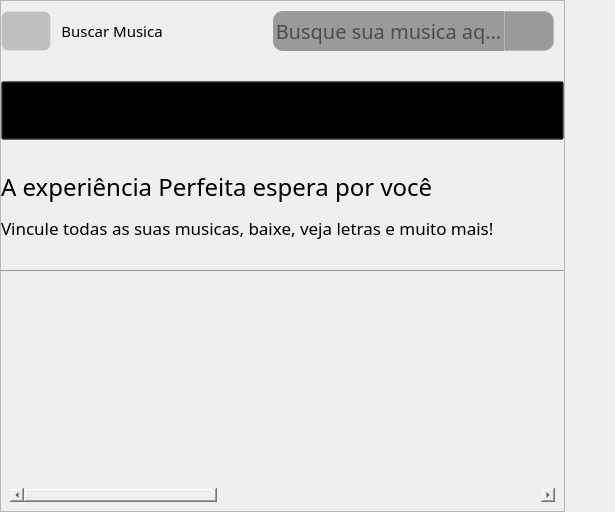
                      <widget class="QWidget" name="adssPage1">
                       <layout class="QHBoxLayout" name="horizontalLayout_6">
                        <property name="spacing">
                         <number>0</number>
                        </property>
                        <property name="leftMargin">
                         <number>0</number>
                        </property>
                        <property name="topMargin">
                         <number>0</number>
                        </property>
                        <property name="rightMargin">
                         <number>50</number>
                        </property>
                        <property name="bottomMargin">
                         <number>0</number>
                        </property>
                        <item>
                         <widget class="QFrame" name="ads_esquerda">
                          <property name="minimumSize">
                           <size>
                            <width>565</width>
                            <height>34</height>
                           </size>
                          </property>
                          <property name="maximumSize">
                           <size>
                            <width>16777215</width>
                            <height>16777215</height>
                           </size>
                          </property>
                          <property name="styleSheet">
                           <string notr="true"/>
                          </property>
                          <property name="frameShape">
                           <enum>QFrame::StyledPanel</enum>
                          </property>
                          <property name="frameShadow">
                           <enum>QFrame::Raised</enum>
                          </property>
                          <layout class="QVBoxLayout" name="verticalLayout_7">
                           <property name="spacing">
                            <number>30</number>
                           </property>
                           <property name="leftMargin">
                            <number>0</number>
                           </property>
                           <property name="topMargin">
                            <number>10</number>
                           </property>
                           <property name="rightMargin">
                            <number>0</number>
                           </property>
                           <property name="bottomMargin">
                            <number>0</number>
                           </property>
                           <item>
                            <widget class="QFrame" name="search_frame">
                             <property name="minimumSize">
                              <size>
                               <width>0</width>
                               <height>0</height>
                              </size>
                             </property>
                             <property name="maximumSize">
                              <size>
                               <width>16777215</width>
                               <height>60</height>
                              </size>
                             </property>
                             <property name="styleSheet">
                              <string notr="true">background-color: rgba(0, 0, 0,0);
border-radius:5px;</string>
                             </property>
                             <property name="frameShape">
                              <enum>QFrame::StyledPanel</enum>
                             </property>
                             <property name="frameShadow">
                              <enum>QFrame::Raised</enum>
                             </property>
                             <layout class="QHBoxLayout" name="horizontalLayout_14">
                              <property name="spacing">
                               <number>10</number>
                              </property>
                              <property name="leftMargin">
                               <number>0</number>
                              </property>
                              <property name="topMargin">
                               <number>0</number>
                              </property>
                              <property name="rightMargin">
                               <number>10</number>
                              </property>
                              <property name="bottomMargin">
                               <number>0</number>
                              </property>
                              <item>
                               <widget class="QPushButton" name="back_content">
                                <property name="minimumSize">
                                 <size>
                                  <width>50</width>
                                  <height>0</height>
                                 </size>
                                </property>
                                <property name="maximumSize">
                                 <size>
                                  <width>50</width>
                                  <height>50</height>
                                 </size>
                                </property>
                                <property name="styleSheet">
                                 <string notr="true">

QPushButton{
	

	border-radius:10px;



	
background-color: rgba(0, 0, 0,50);

border: 1px solid rgba(255,255,255,30);
border-radius:7px;
}

QPushButton:hover{
	
	
background-color:rgba(255,255,255,30);
}

QPushButton:pressed{
	
	
background-color:rgba(255,255,255,70);

}</string>
                                </property>
                                <property name="text">
                                 <string/>
                                </property>
                                <property name="icon">
                                 <iconset resource="src/qrc.qrc">
                                  <normaloff>:/btn/image/next.png</normaloff>:/btn/image/next.png</iconset>
                                </property>
                                <property name="iconSize">
                                 <size>
                                  <width>30</width>
                                  <height>30</height>
                                 </size>
                                </property>
                               </widget>
                              </item>
                              <item>
                               <widget class="QLabel" name="label_5">
                                <property name="font">
                                 <font>
                                  <family>Bahnschrift Light SemiCondensed</family>
                                  <pointsize>11</pointsize>
                                 </font>
                                </property>
                                <property name="styleSheet">
                                 <string notr="true">background-color:rgba(255,255,255,0);

border-left:0px;
border-top:0px;
border-right:0px;

border-radius:0px;</string>
                                </property>
                                <property name="text">
                                 <string>Buscar Musica</string>
                                </property>
                                <property name="alignment">
                                 <set>Qt::AlignCenter</set>
                                </property>
                               </widget>
                              </item>
                              <item>
                               <spacer name="horizontalSpacer_6">
                                <property name="orientation">
                                 <enum>Qt::Horizontal</enum>
                                </property>
                                <property name="sizeType">
                                 <enum>QSizePolicy::Maximum</enum>
                                </property>
                                <property name="sizeHint" stdset="0">
                                 <size>
                                  <width>100</width>
                                  <height>20</height>
                                 </size>
                                </property>
                               </spacer>
                              </item>
                              <item>
                               <widget class="QFrame" name="group_frame_seachr">
                                <property name="minimumSize">
                                 <size>
                                  <width>0</width>
                                  <height>0</height>
                                 </size>
                                </property>
                                <property name="maximumSize">
                                 <size>
                                  <width>600</width>
                                  <height>16777215</height>
                                 </size>
                                </property>
                                <property name="styleSheet">
                                 <string notr="true">background-color: rgba(0, 0, 0,50);
border-radius:10px;</string>
                                </property>
                                <property name="frameShape">
                                 <enum>QFrame::StyledPanel</enum>
                                </property>
                                <property name="frameShadow">
                                 <enum>QFrame::Raised</enum>
                                </property>
                                <layout class="QHBoxLayout" name="horizontalLayout_11">
                                 <property name="spacing">
                                  <number>0</number>
                                 </property>
                                 <property name="leftMargin">
                                  <number>0</number>
                                 </property>
                                 <property name="topMargin">
                                  <number>0</number>
                                 </property>
                                 <property name="rightMargin">
                                  <number>0</number>
                                 </property>
                                 <property name="bottomMargin">
                                  <number>0</number>
                                 </property>
                                 <item>
                                  <widget class="QLineEdit" name="lineEdit">
                                   <property name="minimumSize">
                                    <size>
                                     <width>0</width>
                                     <height>40</height>
                                    </size>
                                   </property>
                                   <property name="font">
                                    <font>
                                     <family>Bahnschrift SemiLight Condensed</family>
                                     <pointsize>15</pointsize>
                                    </font>
                                   </property>
                                   <property name="styleSheet">
                                    <string notr="true">border-bottom-left-radius:10;
border-bottom-right-radius:0;
border-top-left-radius:10;
border-top-right-radius:0;</string>
                                   </property>
                                   <property name="alignment">
                                    <set>Qt::AlignCenter</set>
                                   </property>
                                   <property name="placeholderText">
                                    <string>Busque sua musica aqui</string>
                                   </property>
                                   <property name="clearButtonEnabled">
                                    <bool>true</bool>
                                   </property>
                                  </widget>
                                 </item>
                                 <item>
                                  <widget class="QPushButton" name="btn_procurar">
                                   <property name="minimumSize">
                                    <size>
                                     <width>50</width>
                                     <height>0</height>
                                    </size>
                                   </property>
                                   <property name="maximumSize">
                                    <size>
                                     <width>16777215</width>
                                     <height>50</height>
                                    </size>
                                   </property>
                                   <property name="font">
                                    <font>
                                     <family>Bahnschrift Light SemiCondensed</family>
                                     <pointsize>13</pointsize>
                                    </font>
                                   </property>
                                   <property name="styleSheet">
                                    <string notr="true">

QPushButton{
	
border-bottom-left-radius:0;
border-bottom-right-radius:10;
border-top-left-radius:0;
border-top-right-radius:10;

border: 1px solid rgba(255,255,255,30);

}

QPushButton:hover{
	
	
background-color:rgba(255,255,255,30);
}

QPushButton:pressed{
	
	
background-color:rgba(255,255,255,70);

}</string>
                                   </property>
                                   <property name="text">
                                    <string/>
                                   </property>
                                   <property name="icon">
                                    <iconset resource="src/qrc.qrc">
                                     <normaloff>:/btn/image/pesquisar.png</normaloff>:/btn/image/pesquisar.png</iconset>
                                   </property>
                                  </widget>
                                 </item>
                                </layout>
                               </widget>
                              </item>
                             </layout>
                            </widget>
                           </item>
                           <item>
                            <widget class="QPushButton" name="pushButton_6">
                             <property name="minimumSize">
                              <size>
                               <width>50</width>
                               <height>0</height>
                              </size>
                             </property>
                             <property name="maximumSize">
                              <size>
                               <width>16777215</width>
                               <height>16777215</height>
                              </size>
                             </property>
                             <property name="font">
                              <font>
                               <family>Bahnschrift Light SemiCondensed</family>
                               <pointsize>14</pointsize>
                               <weight>50</weight>
                               <italic>false</italic>
                               <bold>false</bold>
                              </font>
                             </property>
                             <property name="cursor">
                              <cursorShape>PointingHandCursor</cursorShape>
                             </property>
                             <property name="focusPolicy">
                              <enum>Qt::ClickFocus</enum>
                             </property>
                             <property name="layoutDirection">
                              <enum>Qt::RightToLeft</enum>
                             </property>
                             <property name="styleSheet">
                              <string notr="true">



QPushButton{




	padding:15px;
	border-bottom: 1px solid rgba(0, 0, 0,70);
	
background-color: rgba(0, 0, 0, 40); 
	 text-align: left;

}

QPushButton:hover{
	
	
background-color: rgba(0, 0, 0, 40); 

}

QPushButton:pressed{
	
font:  14pt &quot;Microsoft YaHei&quot;;
background-color: rgba(0, 0, 0, 75); 

}</string>
                             </property>
                             <property name="text">
                              <string>Busca</string>
                             </property>
                             <property name="icon">
                              <iconset resource="src/qrc.qrc">
                               <normaloff>:/btn/image/menu-busca.png</normaloff>:/btn/image/menu-busca.png</iconset>
                             </property>
                             <property name="iconSize">
                              <size>
                               <width>30</width>
                               <height>30</height>
                              </size>
                             </property>
                            </widget>
                           </item>
                           <item>
                            <widget class="QLabel" name="boasvindas_2">
                             <property name="minimumSize">
                              <size>
                               <width>50</width>
                               <height>0</height>
                              </size>
                             </property>
                             <property name="maximumSize">
                              <size>
                               <width>16777215</width>
                               <height>154</height>
                              </size>
                             </property>
                             <property name="font">
                              <font>
                               <family>Bahnschrift Light SemiCondensed</family>
                               <pointsize>12</pointsize>
                              </font>
                             </property>
                             <property name="styleSheet">
                              <string notr="true"/>
                             </property>
                             <property name="text">
                              <string>&lt;html&gt;&lt;head/&gt;&lt;body&gt;&lt;p&gt;&lt;span style=&quot; font-size:18pt; color:#000000;&quot;&gt;A experiência Perfeita espera por você &lt;/span&gt;&lt;/p&gt;&lt;p&gt;&lt;span style=&quot; font-size:13pt; color:#000000;&quot;&gt;Vincule todas as suas musicas, baixe, veja letras e muito mais!&lt;/span&gt;&lt;/p&gt;&lt;/body&gt;&lt;/html&gt;</string>
                             </property>
                            </widget>
                           </item>
                           <item>
                            <widget class="Line" name="line_2">
                             <property name="maximumSize">
                              <size>
                               <width>16777215</width>
                               <height>1</height>
                              </size>
                             </property>
                             <property name="styleSheet">
                              <string notr="true">background-color: rgba(0,0,0,50);</string>
                             </property>
                             <property name="orientation">
                              <enum>Qt::Horizontal</enum>
                             </property>
                            </widget>
                           </item>
                           <item>
                            <widget class="QFrame" name="menu_frame">
                             <property name="minimumSize">
                              <size>
                               <width>0</width>
                               <height>0</height>
                              </size>
                             </property>
                             <property name="maximumSize">
                              <size>
                               <width>16777215</width>
                               <height>16777215</height>
                              </size>
                             </property>
                             <property name="styleSheet">
                              <string notr="true">background-color: rgba(255, 255, 255,0);
border: 0px;
border-radius:5px;</string>
                             </property>
                             <property name="frameShape">
                              <enum>QFrame::StyledPanel</enum>
                             </property>
                             <property name="frameShadow">
                              <enum>QFrame::Raised</enum>
                             </property>
                             <layout class="QVBoxLayout" name="verticalLayout_10">
                              <item>
                               <widget class="QTableWidget" name="tableWidget">
                                <property name="font">
                                 <font>
                                  <family>Bahnschrift Light SemiCondensed</family>
                                  <pointsize>12</pointsize>
                                 </font>
                                </property>
                                <property name="focusPolicy">
                                 <enum>Qt::NoFocus</enum>
                                </property>
                                <property name="styleSheet">
                                 <string notr="true">QWidget { color: rgb(0, 0, 0); border-radius:0px; } QHeaderView::section { background-color: rgb(53, 53, 53); border:none; width:45px; height: 50px; border-radius:0px; } QTableWidget { gridline-color: #fffff8; border-radius:0px; border-radius:0px; } QTableWidget QTableCornerButton::section { background-color: #646464; border-radius:0px; } QTableView:item { border-bottom: 0.5px solid qlineargradient(spread:pad, x1:0, y1:1, x2:0, y2:0, stop:0 rgba(0, 0, 0, 0), stop:0.45677 rgba(0, 0, 0, 0), stop:0.479846 rgba(255, 255, 255, 255), stop:0.50571 rgba(239, 236, 55, 0), stop:1 rgba(239, 236, 55, 0)); border-radius:0px; } QTableView::item:selected{ background-color:rgba(255, 255, 255,30); color: rgb(255, 255, 255); border-radis:10px; }
QScrollBar:horizontal { border: 1px solid #2A2929; background: #2A2929; height: 7px; margin: 0px 21px 0 21px; } QScrollBar::handle:horizontal { background: #646464; min-width: 5px; } 
QScrollBar::add-line:horizontal { border: 1px solid #2A2929; background: #2A2929; width: 20px; subcontrol-position: right; subcontrol-origin: margin; } 
QScrollBar::sub-line:horizontal { border: 1px solid #2A2929; background: #2A2929; width: 20px; subcontrol-position: left; subcontrol-origin: margin; }
QScrollBar::add-page:horizontal, QScrollBar::sub-page:horizontal { background: none; }
 QScrollBar:vertical {
	border: none;
    background: rgb(45, 45, 68);
    width: 5px;
    margin: 15px 0 15px 0;
	border-radius: 0px;
 }

/*  HANDLE BAR VERTICAL */
QScrollBar::handle:vertical {	
	background-color: rgb(80, 80, 122);
	min-height: 30px;
	border-radius: 7px;
}
QScrollBar::handle:vertical:hover{	
	background-color: rgb(255, 0, 127);
}
QScrollBar::handle:vertical:pressed {	
	background-color: rgb(185, 0, 92);
}

/* BTN TOP - SCROLLBAR */
QScrollBar::sub-line:vertical {
	border: none;
	background-color: rgb(59, 59, 90);
	height: 15px;
	border-top-left-radius: 7px;
	border-top-right-radius: 7px;
	subcontrol-position: top;
	subcontrol-origin: margin;
}
QScrollBar::sub-line:vertical:hover {	
	background-color: rgb(255, 0, 127);
}
QScrollBar::sub-line:vertical:pressed {	
	background-color: rgb(185, 0, 92);
}

/* BTN BOTTOM - SCROLLBAR */
QScrollBar::add-line:vertical {
	border: none;
	background-color: rgb(59, 59, 90);
	height: 15px;
	border-bottom-left-radius: 7px;
	border-bottom-right-radius: 7px;
	subcontrol-position: bottom;
	subcontrol-origin: margin;
}
QScrollBar::add-line:vertical:hover {	
	background-color: rgb(255, 0, 127);
}
QScrollBar::add-line:vertical:pressed {	
	background-color: rgb(185, 0, 92);
}

/* RESET ARROW */
QScrollBar::up-arrow:vertical, QScrollBar::down-arrow:vertical {
	background: none;
}
QScrollBar::add-page:vertical, QScrollBar::sub-page:vertical {
	background: none;
}</string>
                                </property>
                                <property name="selectionBehavior">
                                 <enum>QAbstractItemView::SelectRows</enum>
                                </property>
                                <property name="showGrid">
                                 <bool>false</bool>
                                </property>
                                <property name="sortingEnabled">
                                 <bool>false</bool>
                                </property>
                                <attribute name="horizontalHeaderVisible">
                                 <bool>false</bool>
                                </attribute>
                                <attribute name="horizontalHeaderCascadingSectionResizes">
                                 <bool>false</bool>
                                </attribute>
                                <attribute name="horizontalHeaderDefaultSectionSize">
                                 <number>163</number>
                                </attribute>
                                <attribute name="horizontalHeaderShowSortIndicator" stdset="0">
                                 <bool>false</bool>
                                </attribute>
                                <attribute name="horizontalHeaderStretchLastSection">
                                 <bool>true</bool>
                                </attribute>
                                <attribute name="verticalHeaderVisible">
                                 <bool>false</bool>
                                </attribute>
                                <attribute name="verticalHeaderDefaultSectionSize">
                                 <number>100</number>
                                </attribute>
                                <attribute name="verticalHeaderShowSortIndicator" stdset="0">
                                 <bool>false</bool>
                                </attribute>
                                <attribute name="verticalHeaderStretchLastSection">
                                 <bool>false</bool>
                                </attribute>
                                <column>
                                 <property name="text">
                                  <string>url</string>
                                 </property>
                                </column>
                                <column>
                                 <property name="text">
                                  <string>thumb</string>
                                 </property>
                                </column>
                                <column>
                                 <property name="text">
                                  <string>desc</string>
                                 </property>
                                </column>
                                <column>
                                 <property name="text">
                                  <string>time</string>
                                 </property>
                                </column>
                                <column>
                                 <property name="text">
                                  <string>view</string>
                                 </property>
                                </column>
                                <column>
                                 <property name="text">
                                  <string>data</string>
                                 </property>
                                </column>
                                <column>
                                 <property name="text">
                                  <string>play</string>
                                 </property>
                                </column>
                                <column>
                                 <property name="text">
                                  <string/>
                                 </property>
                                </column>
                               </widget>
                              </item>
                             </layout>
                            </widget>
                           </item>
                          </layout>
                         </widget>
                        </item>
                       </layout>
                      </widget>
